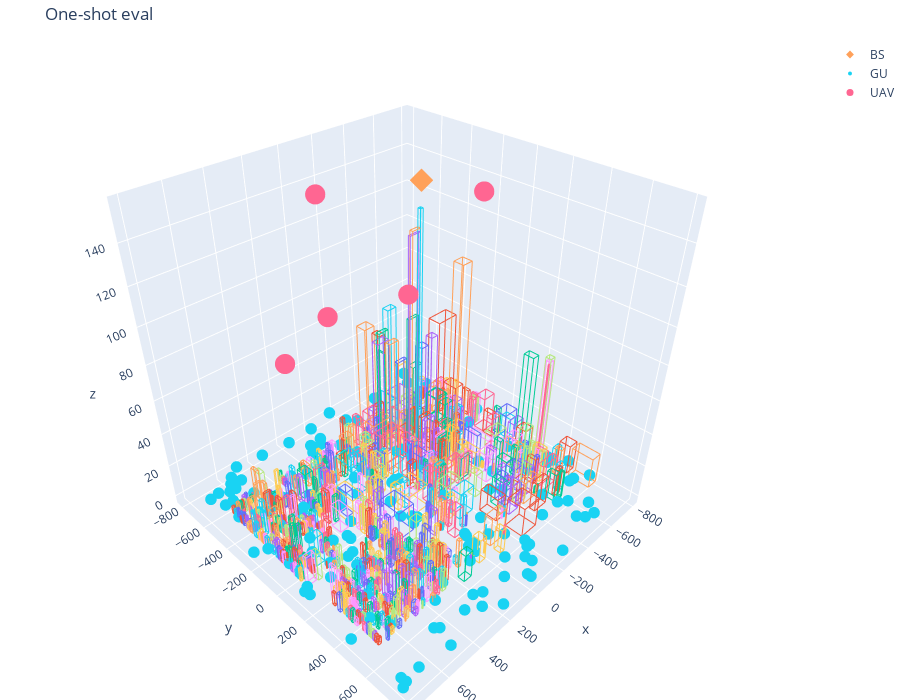

Notebook cell for this chart:
### Code cell
import numpy as np

cfg = resolve_cfg_paths(load_json(cfg_path))
rng = np.random.default_rng(0)

gu_xyz, attempts = sample_gus_outside_buildings(cfg, rng, margin=2.0)  # soft margin
pred = predict_uavs_for_gus(cfg_path, model_path, gu_xyz, deterministic=True, seed=0)

print("GU sample attempts:", attempts)
print("Invalid UAV count:", pred["invalid_uav_count"])

fig = visualize_scene_3d(cfg_path, gu_xyz=gu_xyz, uav_xyz=pred["uav_xyz"], title="One-shot eval", use_scene_cube=False)
fig
